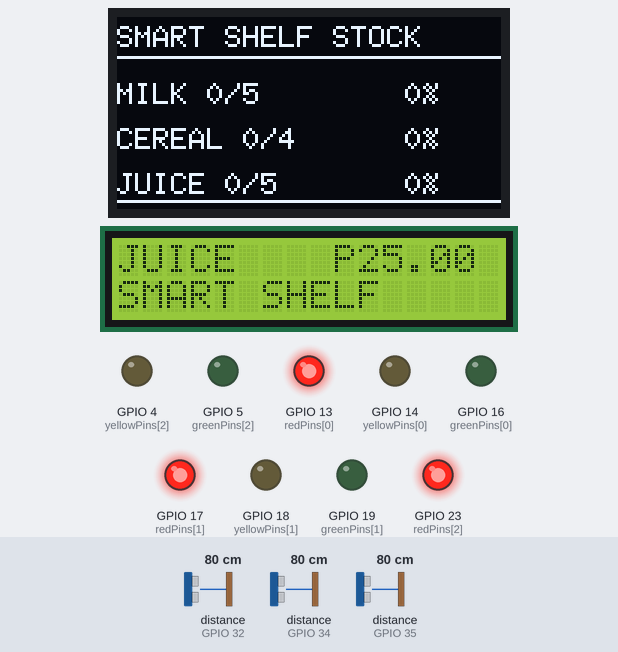
The sketch below on a simulated ESP32. Shown: 128×64 one-colour display, 16×2 character LCD, output pins drawn as LEDs (lit = HIGH). Wiring (inferred from the names in the program): 3 × ultrasonic range finder: trigger GPIO 25, echo GPIO 34 / trigger GPIO 26, echo GPIO 35 / trigger GPIO 27, echo GPIO 32. The inputs (shaded band) are chosen by the test bench; at power-on: distance to the obstacle (sensors on GPIO 34, GPIO 32, GPIO 35) 80 cm. The echo pulse lasts 58.3 µs per cm; pins used as bus, display or sensor lines are not drawn; what the sketch prints to the serial monitor is not drawn.

Above: at 3.8 s.
3.9 s: distance to the obstacle (sensor on GPIO 34) set to 25 cm
At 7.1 s:
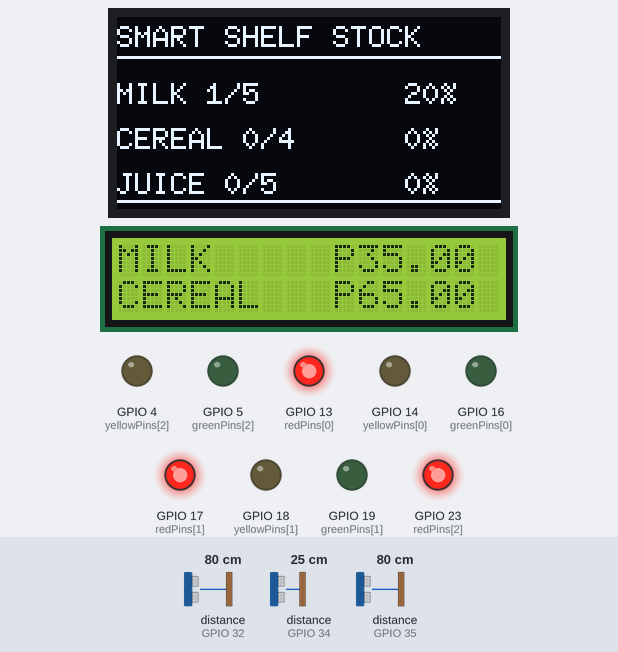
7.7 s: distance to the obstacle (sensor on GPIO 34) set to 19 cm
At 10.4 s:
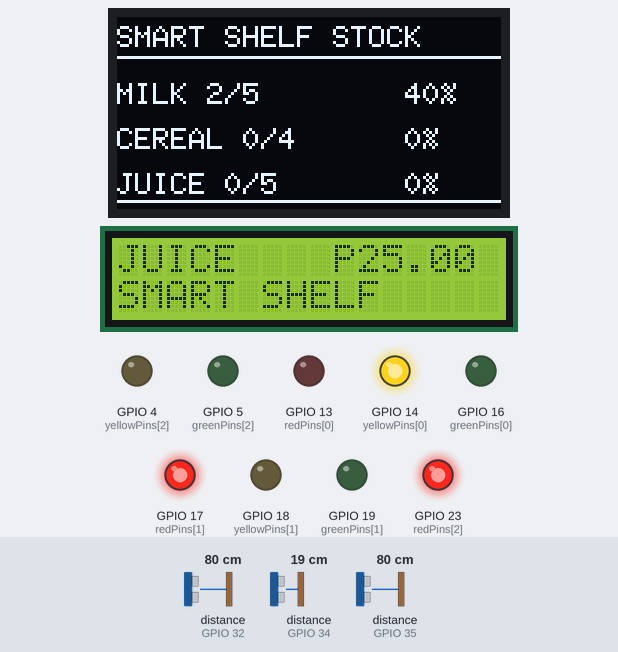
10.7 s: distance to the obstacle (sensor on GPIO 32) set to 24 cm
At 12.8 s:
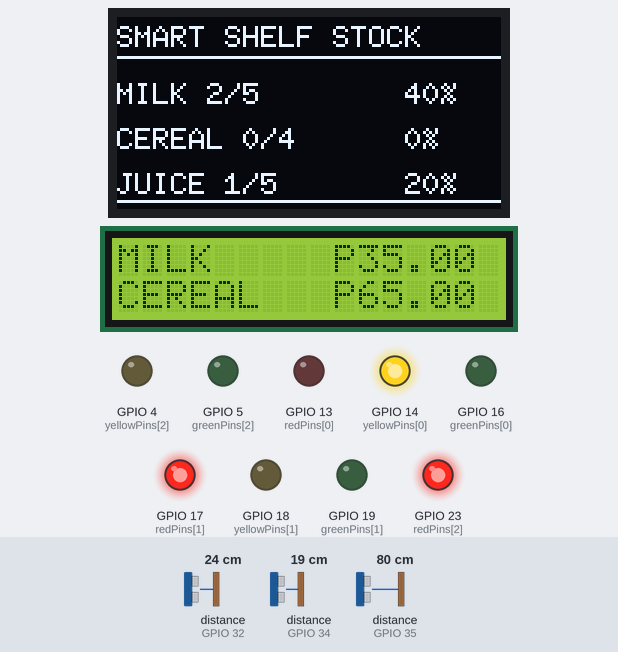
13.7 s: distance to the obstacle (sensor on GPIO 32) set to 20 cm
At 16.3 s:
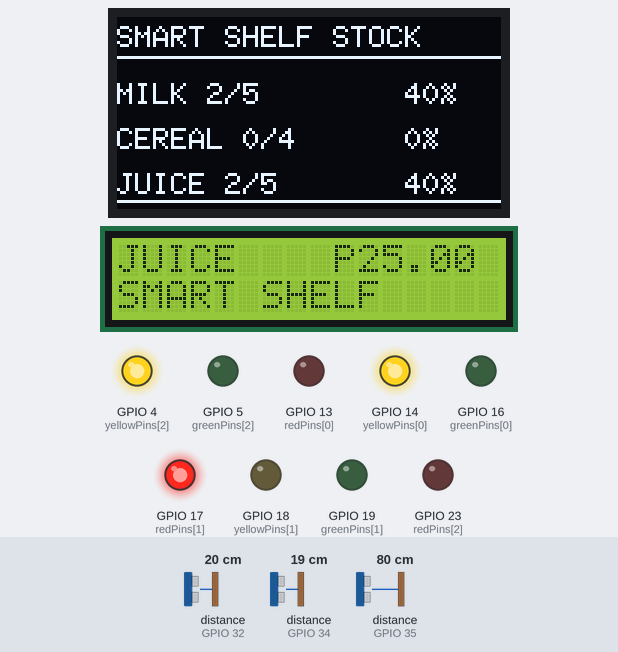
16.7 s: distance to the obstacle (sensor on GPIO 35) set to 22 cm
At 19.4 s:
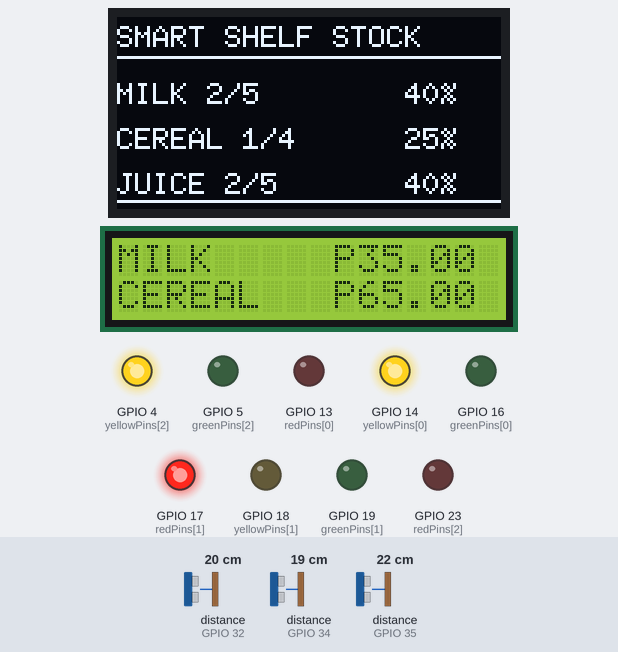
19.7 s: distance to the obstacle (sensor on GPIO 35) set to 18 cm
At 21.9 s:
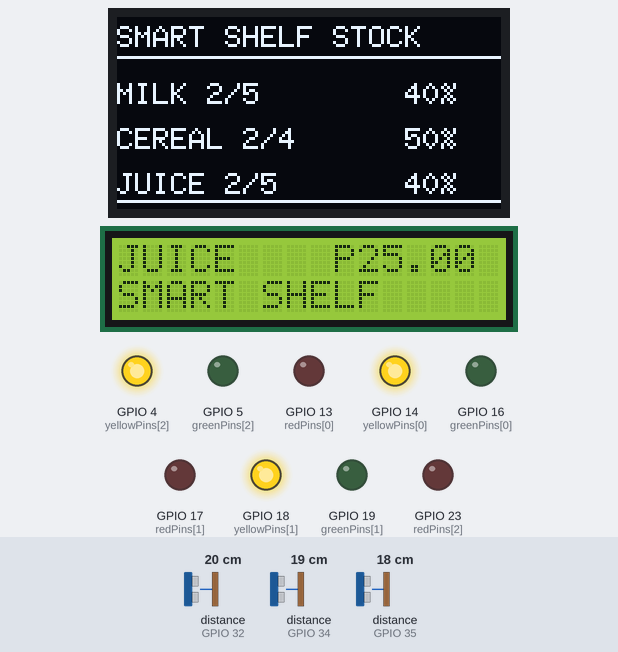
Timing chart, 0 to 23.4 s (numbered marks = the images above; inputs shaded):
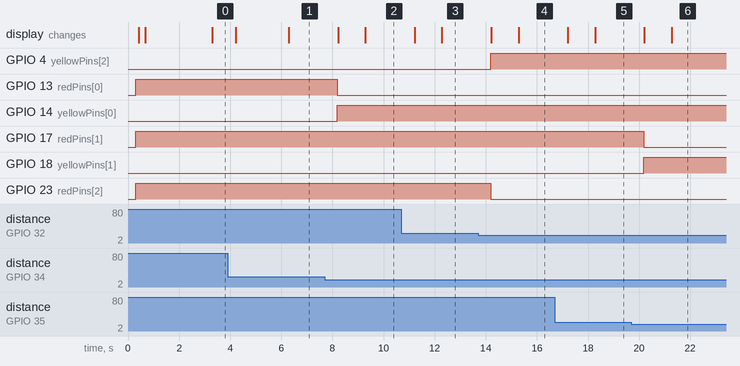

The sketch:

smart_shelf_esp32.ino
```cpp
#include <Wire.h>
#include <U8g2lib.h>
#include <LiquidCrystal_I2C.h>
#include <string.h>
#include <stdio.h>

// ==========================================
// SMART SHELF MONITORING SYSTEM - ESP32
// ==========================================

// DISPLAY SETTINGS
#define SDA_PIN 21
#define SCL_PIN 22
#define OLED_ADDRESS 0x3C
#define LCD_ADDRESS 0x27

// STOCK CALIBRATION
const float EMPTY_THRESHOLD_CM = 30.0f;
const float FULL_DISTANCE_CM = 5.0f;

// SHELF CAPACITIES
// Milk = 5 bottles
// Cereal = 4 boxes
// Juice = 5 bottles
const int shelfCapacity[3] = {5, 4, 5};

// DISPLAY OBJECTS
U8G2_SH1106_128X64_NONAME_F_HW_I2C oled(
  U8G2_R0,
  U8X8_PIN_NONE
);

LiquidCrystal_I2C lcd(LCD_ADDRESS, 16, 2);

// PRODUCT INFORMATION
const char* productNames[3] = {
  "MILK",
  "CEREAL",
  "JUICE"
};

const char* productIds[3] = {
  "SHELF_01",
  "SHELF_02",
  "SHELF_03"
};

float productPrices[3] = {
  35.00,
  65.00,
  25.00
};

// SENSOR PINS
const int trigPins[3] = {
  25, 26, 27
};

const int echoPins[3] = {
  34, 35, 32
};

// TRAFFIC LIGHT PINS
const int redPins[3] = {
  13, 17, 23
};

const int yellowPins[3] = {
  14, 18, 4
};

const int greenPins[3] = {
  16, 19, 5
};

// SENSOR DATA
float distanceCM[3] = {0, 0, 0};

int stockPercent[3] = {0, 0, 0};
int stockCount[3] = {0, 0, 0};

bool sensorValid[3] = {
  false, false, false
};

// TIMING
unsigned long previousUpdate = 0;
unsigned long previousLCD = 0;

const unsigned long SENSOR_INTERVAL = 1000;
const unsigned long LCD_INTERVAL = 3000;

int lcdPage = 0;

// ==========================================
// READ ULTRASONIC SENSOR
// ==========================================

float readDistance(int trigPin, int echoPin) {

  digitalWrite(trigPin, LOW);
  delayMicroseconds(3);

  digitalWrite(trigPin, HIGH);
  delayMicroseconds(10);

  digitalWrite(trigPin, LOW);

  unsigned long duration = pulseIn(
    echoPin,
    HIGH,
    30000
  );

  if (duration == 0) {
    return -1;
  }

  float distance = duration * 0.0343f / 2.0f;

  if (distance < 2.0f || distance > 400.0f) {
    return -1;
  }

  return distance;
}

// ==========================================
// CALCULATE STOCK PERCENTAGE AND COUNT
// ==========================================

int calculateStock(int shelf, float distance) {

  // More than 30 cm means EMPTY
  if (distance > EMPTY_THRESHOLD_CM) {

    stockCount[shelf] = 0;

    return 0;
  }

  // Calculate percentage from distance
  float percentage =
    ((EMPTY_THRESHOLD_CM - distance) /
    (EMPTY_THRESHOLD_CM - FULL_DISTANCE_CM)) * 100.0f;

  percentage = constrain(
    percentage,
    0.0f,
    100.0f
  );

  // Convert percentage into whole product count
  int count = (int)(
    (percentage / 100.0f) *
    shelfCapacity[shelf] + 0.5f
  );

  count = constrain(
    count,
    0,
    shelfCapacity[shelf]
  );

  // Convert count back into percentage
  int adjustedPercentage = (int)(
    ((float)count / shelfCapacity[shelf]) *
    100.0f + 0.5f
  );

  stockCount[shelf] = count;

  return adjustedPercentage;
}

// ==========================================
// READ ALL SENSORS
// ==========================================

void readSensors() {

  for (int i = 0; i < 3; i++) {

    distanceCM[i] = readDistance(
      trigPins[i],
      echoPins[i]
    );

    if (distanceCM[i] < 0) {

      sensorValid[i] = false;

    } else {

      sensorValid[i] = true;

      stockPercent[i] = calculateStock(
        i,
        distanceCM[i]
      );
    }

    delay(60);
  }
}

// ==========================================
// TRAFFIC LIGHT CONTROL
// ==========================================

void setTrafficLight(
  int shelf,
  bool red,
  bool yellow,
  bool green
) {

  digitalWrite(redPins[shelf], red);
  digitalWrite(yellowPins[shelf], yellow);
  digitalWrite(greenPins[shelf], green);
}

void updateTrafficLights() {

  for (int i = 0; i < 3; i++) {

    if (!sensorValid[i] || stockPercent[i] < 30) {

      setTrafficLight(
        i,
        HIGH,
        LOW,
        LOW
      );

    } else if (stockPercent[i] < 70) {

      setTrafficLight(
        i,
        LOW,
        HIGH,
        LOW
      );

    } else {

      setTrafficLight(
        i,
        LOW,
        LOW,
        HIGH
      );
    }
  }
}

// ==========================================
// OLED DISPLAY - STOCK QUANTITY AND PERCENT
// ==========================================

void updateOLED() {

  oled.clearBuffer();

  oled.setFont(u8g2_font_6x10_tr);

  oled.drawStr(
    0,
    10,
    "SMART SHELF STOCK"
  );

  oled.drawHLine(0, 13, 128);

  for (int i = 0; i < 3; i++) {

    int y = 29 + (i * 15);

    char productText[20];

    snprintf(
      productText,
      sizeof(productText),
      "%s %d/%d",
      productNames[i],
      stockCount[i],
      shelfCapacity[i]
    );

    oled.drawStr(
      0,
      y,
      productText
    );

    char percentText[12];

    if (sensorValid[i]) {

      snprintf(
        percentText,
        sizeof(percentText),
        "%d%%",
        stockPercent[i]
      );

    } else {

      snprintf(
        percentText,
        sizeof(percentText),
        "ERR"
      );
    }

    oled.drawStr(
      96,
      y,
      percentText
    );
  }

  oled.drawHLine(0, 61, 128);

  oled.sendBuffer();
}

// ==========================================
// LCD DISPLAY HELPER
// ==========================================

void printLCDLine(
  int row,
  const char* message
) {

  lcd.setCursor(0, row);

  lcd.print(message);

  int length = strlen(message);

  for (int i = length; i < 16; i++) {
    lcd.print(" ");
  }
}

// ==========================================
// LCD DISPLAY - PRODUCT PRICES
// ==========================================

void updateLCD() {

  if (lcdPage == 0) {

    // PAGE 1
    printLCDLine(
      0,
      "MILK     P35.00"
    );

    printLCDLine(
      1,
      "CEREAL   P65.00"
    );

  } else {

    // PAGE 2
    printLCDLine(
      0,
      "JUICE    P25.00"
    );

    printLCDLine(
      1,
      "SMART SHELF"
    );
  }

  // Switch pages
  lcdPage = 1 - lcdPage;
}

// ==========================================
// SEND DATA TO WEB DASHBOARD
// ==========================================

void sendDashboardJSON() {

  Serial.print(
    "{\"type\":\"smart_shelf\","
    "\"device\":\"ESP32\","
    "\"uptime_ms\":"
  );

  Serial.print(millis());

  Serial.print(",\"shelves\":[");

  for (int i = 0; i < 3; i++) {

    if (i > 0) {
      Serial.print(",");
    }

    const char* status;

    if (!sensorValid[i]) {

      status = "SENSOR_ERROR";

    } else if (stockCount[i] == 0) {

      status = "EMPTY";

    } else if (stockPercent[i] < 30) {

      status = "LOW";

    } else if (stockPercent[i] < 70) {

      status = "MEDIUM";

    } else {

      status = "OPTIMAL";
    }

    Serial.print("{\"id\":\"");
    Serial.print(productIds[i]);

    Serial.print("\",\"product\":\"");
    Serial.print(productNames[i]);

    Serial.print("\",\"price\":");
    Serial.print(productPrices[i], 2);

    Serial.print(",\"capacity\":");
    Serial.print(shelfCapacity[i]);

    Serial.print(",\"stock_count\":");

    if (sensorValid[i]) {
      Serial.print(stockCount[i]);
    } else {
      Serial.print("null");
    }

    Serial.print(",\"distance_cm\":");

    if (sensorValid[i]) {
      Serial.print(distanceCM[i], 1);
    } else {
      Serial.print("null");
    }

    Serial.print(",\"stock_percent\":");

    if (sensorValid[i]) {
      Serial.print(stockPercent[i]);
    } else {
      Serial.print("null");
    }

    Serial.print(",\"sensor_valid\":");

    Serial.print(
      sensorValid[i] ? "true" : "false"
    );

    Serial.print(",\"status\":\"");
    Serial.print(status);

    Serial.print("\"}");
  }

  Serial.println("]}");
}

// ==========================================
// SETUP
// ==========================================

void setup() {

  Serial.begin(115200);

  delay(300);

  // Initialize I2C
  Wire.begin(
    SDA_PIN,
    SCL_PIN
  );

  // Initialize pins
  for (int i = 0; i < 3; i++) {

    pinMode(
      trigPins[i],
      OUTPUT
    );

    pinMode(
      echoPins[i],
      INPUT
    );

    digitalWrite(
      trigPins[i],
      LOW
    );

    pinMode(
      redPins[i],
      OUTPUT
    );

    pinMode(
      yellowPins[i],
      OUTPUT
    );

    pinMode(
      greenPins[i],
      OUTPUT
    );

    setTrafficLight(
      i,
      HIGH,
      LOW,
      LOW
    );
  }

  // Initialize OLED
  oled.setI2CAddress(
    OLED_ADDRESS << 1
  );

  oled.begin();

  // Initialize LCD
  lcd.init();
  lcd.backlight();

  printLCDLine(
    0,
    "SMART SHELF"
  );

  printLCDLine(
    1,
    "INITIALIZING..."
  );

  // Initialize displays and sensors
  readSensors();

  updateTrafficLights();

  updateOLED();

  // Show first price page immediately
  lcdPage = 0;
  updateLCD();

  // Send initial sensor data
  sendDashboardJSON();
}

// ==========================================
// MAIN LOOP
// ==========================================

void loop() {

  unsigned long now = millis();

  // Update sensors every second
  if (now - previousUpdate >= SENSOR_INTERVAL) {

    previousUpdate = now;

    readSensors();

    updateTrafficLights();

    updateOLED();

    sendDashboardJSON();
  }

  // Switch LCD price pages every 3 seconds
  if (now - previousLCD >= LCD_INTERVAL) {

    previousLCD = now;

    updateLCD();
  }
}
```

Measured:
- the behaviour switches between 23 and 22 cm on distance to the obstacle (sensor on GPIO 34) (found by bisection; images 1 and 2)
- the behaviour switches between 23 and 22 cm on distance to the obstacle (sensor on GPIO 32) (found by bisection; images 3 and 4)
- the behaviour switches between 21 and 20 cm on distance to the obstacle (sensor on GPIO 35) (found by bisection; images 5 and 6)
- after the input at 3.9 s, the display: first changes after 0.32 s (image 1 shows a later state)
- after the input at 7.7 s, GPIO 13 (redPins[0]): HIGH → LOW after 0.49 s; GPIO 14 (yellowPins[0]): LOW → HIGH after 0.49 s; the display: first changes after 0.52 s (image 2 shows a later state)
- after the input at 10.7 s, the display: first changes after 0.51 s (image 3 shows a later state)
- after the input at 13.7 s, GPIO 4 (yellowPins[2]): LOW → HIGH after 0.49 s; GPIO 23 (redPins[2]): HIGH → LOW after 0.49 s; the display: first changes after 0.51 s (image 4 shows a later state)
- after the input at 16.7 s, the display: first changes after 0.51 s (image 5 shows a later state)
- after the input at 19.7 s, GPIO 17 (redPins[1]): HIGH → LOW after 0.48 s; GPIO 18 (yellowPins[1]): LOW → HIGH after 0.48 s; the display: first changes after 0.51 s (image 6 shows a later state)
